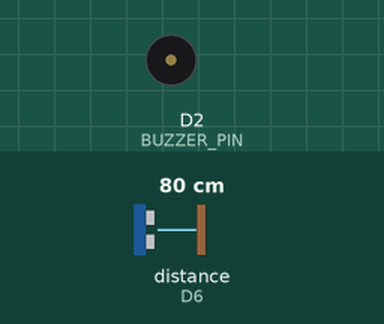
The program below on a simulated ESP8266 (NodeMCU). Parts: buzzer (waves = sounding, pin HIGH). Wiring (inferred from the names in the program): ultrasonic range finder: trigger D5; echo D6. The test bench sets the inputs (shaded band); at power-on: distance to the obstacle (sensor on D6) 80 cm. The echo pulse lasts 58.3 µs per cm; WiFi joins after 1.5 s; servers stay silent unless stated; no MQTT or app messages arrive unless stated; pins used as bus, display or sensor lines are not drawn; what the program prints to the serial monitor is not drawn.

Above: at 2.33 s.
2.8 s: distance to the obstacle (sensor on D6) set to 19 cm
5.8 s: distance to the obstacle (sensor on D6) set to 14 cm
At 7.1 s:
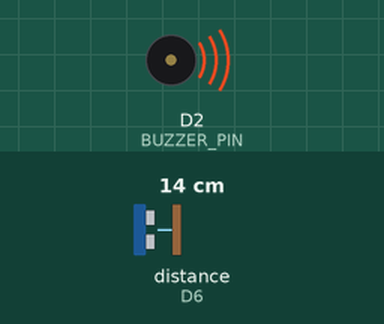
7.4 s: distance to the obstacle (sensor on D6) set to 5 cm
9.3 s: distance to the obstacle (sensor on D6) set to 2 cm
At 10.5 s:
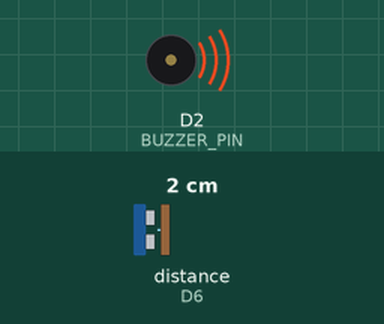
12.3 s: distance to the obstacle (sensor on D6) set to 4 cm
At 14.3 s:
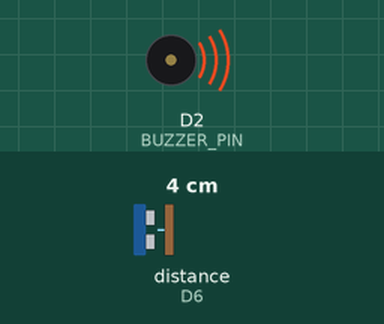
Timing chart, 0 to 15.8 s (numbered marks = the images above; inputs shaded):
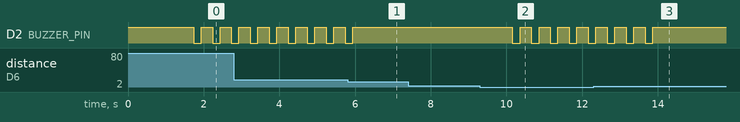

Measured:
- the behaviour switches between 17 and 16 cm on distance to the obstacle (sensor on D6) (found by bisection; images 0 and 1)
- the behaviour switches between 4 and 3 cm on distance to the obstacle (sensor on D6) (found by bisection; images 1 and 2)
- after the input at 5.8 s, D2 (BUZZER_PIN): goes on until 5.9 s, then stays HIGH
- after the input at 7.4 s, every drawn part: stays the same
- after the input at 9.3 s, D2 (BUZZER_PIN): alternates HIGH for 0.30 s and LOW for 0.20 s, starting after 0.86 s
- after the input at 12.3 s, D2 (BUZZER_PIN): goes on until 13.9 s, then stays HIGH
- by itself, D2 (BUZZER_PIN): alternates HIGH for 0.30 s and LOW for 0.20 s

The program:

main.cpp
```cpp
#include <ESP8266WiFi.h>
#include <PubSubClient.h>

/* ===== Wi-Fi ===== */
const char* ssid     = "Chetaoy_2.4GHz";
const char* password = "73918470";

/* ===== MQTT ===== */
const char* mqtt_server = "broker.emqx.io";
const int   mqtt_port   = 1883;
const char* topic_pub   = "peerawas/demo/water";

WiFiClient espClient;
PubSubClient client(espClient);

/* ===== State Machine ===== */
const int CONNECT_STATUS = 0;
const int SAVE_DATA = 1;
const int CHECK_DATA = 2;
const int SEND_DATA = 3;
int state = CONNECT_STATUS;

/* ===== Sensor Pin ===== */
#define TRIG_PIN D5
#define ECHO_PIN D6

/* ===== Buzzer ===== */
#define BUZZER_PIN D2
#define BUZZER_ACTIVE_LOW true

/* ===== Tank Config ===== */
const float TANK_DEPTH_CM    = 16.0;
const float SENSOR_TO_MAX_CM = 3.0;
const float LOW_PERCENT  = 15.0;
const float HIGH_PERCENT = 95.0;

/* ===== Buzzer Timing ===== */
const unsigned long BEEP_ON_MS  = 200;
const unsigned long BEEP_OFF_MS = 300;
bool buzzerShouldBeep = false;
bool buzzerIsOn = false;
unsigned long lastBeepToggle = 0;

/* ===== Data Variables ===== */
float dist = NAN;
float level_cm = 0;
float percent = 0;
unsigned long lastSend = 0;

/* ===== Setup WiFi ===== */
void setup_wifi() {
  WiFi.mode(WIFI_STA);
  WiFi.begin(ssid, password);
  Serial.print("Connecting to WiFi ");
  while (WiFi.status() != WL_CONNECTED) {
    delay(500);
    Serial.print(".");
  }
  Serial.println("\n✅ WiFi connected");
  Serial.print("IP: "); Serial.println(WiFi.localIP());
}

/* ===== Reconnect MQTT ===== */
void reconnect() {
  while (!client.connected()) {
    Serial.print("Connecting to MQTT...");
    String cid = "esp8266-" + String(ESP.getChipId(), HEX);
    if (client.connect(cid.c_str())) {
      Serial.println("✅ Connected to MQTT broker");
    } else {
      Serial.print("❌ rc="); Serial.print(client.state());
      Serial.println(" retry in 2s");
      delay(2000);
    }
  }
}

/* ===== Sensor ===== */
const unsigned long PULSE_TIMEOUT_US = 30000;
const int SAMPLES = 5;

float measureOnceCm() {
  digitalWrite(TRIG_PIN, LOW); delayMicroseconds(2);
  digitalWrite(TRIG_PIN, HIGH); delayMicroseconds(10);
  digitalWrite(TRIG_PIN, LOW);
  unsigned long dur = pulseIn(ECHO_PIN, HIGH, PULSE_TIMEOUT_US);
  if (dur == 0) return NAN;
  return (dur * 0.0343f) / 2.0f;
}

float medianOf(float* arr, int n) {
  for (int i = 0; i < n - 1; i++)
    for (int j = i + 1; j < n; j++)
      if (arr[j] < arr[i]) { float t = arr[i]; arr[i] = arr[j]; arr[j] = t; }
  return (n % 2) ? arr[n / 2] : 0.5f * (arr[n / 2 - 1] + arr[n / 2]);
}

float measureDistanceCm() {
  float buf[SAMPLES];
  int k = 0;
  for (int i = 0; i < SAMPLES; i++) {
    float d = measureOnceCm();
    if (!isnan(d)) buf[k++] = d;
    delay(30);
  }
  if (k == 0) return NAN;
  return medianOf(buf, k);
}

/* ===== Convert Distance → Level ===== */
void distanceToLevel(float dist_cm, float& level_cm, float& percent) {
  float dist_full = SENSOR_TO_MAX_CM;
  float dist_empty = SENSOR_TO_MAX_CM + TANK_DEPTH_CM;
  if (dist_cm < dist_full) dist_cm = dist_full;
  if (dist_cm > dist_empty) dist_cm = dist_empty;
  level_cm = TANK_DEPTH_CM - (dist_cm - dist_full);
  percent = (level_cm / TANK_DEPTH_CM) * 100.0f;
}

/* ===== Time Format ===== */
String millisToClock(unsigned long ms) {
  unsigned long s = ms / 1000;
  unsigned int h = s / 3600;
  unsigned int m = (s % 3600) / 60;
  unsigned int ss = s % 60;
  char buf[16];
  snprintf(buf, sizeof(buf), "%02u:%02u:%02u", h, m, ss);
  return String(buf);
}

/* ===== Non-blocking Buzzer ===== */
void updateBuzzerNonBlocking() {
  bool activeState = BUZZER_ACTIVE_LOW ? LOW : HIGH;
  bool idleState   = BUZZER_ACTIVE_LOW ? HIGH : LOW;

  if (!buzzerShouldBeep) {
    if (buzzerIsOn) {
      digitalWrite(BUZZER_PIN, idleState);
      buzzerIsOn = false;
    }
    return;
  }

  unsigned long now = millis();
  if (buzzerIsOn) {
    if (now - lastBeepToggle >= BEEP_ON_MS) {
      digitalWrite(BUZZER_PIN, idleState);
      buzzerIsOn = false;
      lastBeepToggle = now;
    }
  } else {
    if (now - lastBeepToggle >= BEEP_OFF_MS) {
      digitalWrite(BUZZER_PIN, activeState);
      buzzerIsOn = true;
      lastBeepToggle = now;
    }
  }
}

/* ===== Setup ===== */
void setup() {
  Serial.begin(115200);
  pinMode(TRIG_PIN, OUTPUT);
  pinMode(ECHO_PIN, INPUT);
  pinMode(BUZZER_PIN, OUTPUT);

  if (BUZZER_ACTIVE_LOW) digitalWrite(BUZZER_PIN, HIGH);
  else digitalWrite(BUZZER_PIN, LOW);

  setup_wifi();
  client.setServer(mqtt_server, mqtt_port);
  reconnect();

  Serial.println("เริ่มวัดระดับน้ำด้วย JSN-SR04T...");
  state = SAVE_DATA;  // เริ่มที่การอ่านค่า
}

/* ===== Main Loop ===== */
void loop() {
  switch (state) {

    /* ===== ตรวจสอบการเชื่อมต่อ ===== */
    case CONNECT_STATUS:
      // ถ้า WiFi หลุด ให้ต่อใหม่
      if (WiFi.status() != WL_CONNECTED) {
        Serial.println("🔄 กำลังเชื่อมต่อ WiFi...");
        setup_wifi();
      }

      // ถ้า MQTT หลุด ให้ต่อใหม่
      if (!client.connected()) {
        Serial.println("🔄 กำลังเชื่อมต่อ MQTT...");
        reconnect();
      }

      // เมื่อทั้ง WiFi และ MQTT เชื่อมต่อแล้ว → ไปอ่านค่าเซนเซอร์
      if (WiFi.status() == WL_CONNECTED && client.connected()) {
        Serial.println("✅ WiFi และ MQTT พร้อมใช้งาน");
        state = SAVE_DATA;
      }
      break;

    /* ===== อ่านค่าเซนเซอร์ ===== */
    case SAVE_DATA:
      dist = measureDistanceCm();
      if (isnan(dist)) {
        Serial.println("อ่านระยะไม่ติด (timeout)");
        client.publish(topic_pub, "{\"error\":\"timeout\"}");
        state = CONNECT_STATUS;  // ถ้าอ่านไม่ติด กลับไปตรวจการเชื่อมต่อ
        return;
      }
      state = CHECK_DATA;
      break;

    /* ===== ตรวจสอบระดับน้ำ ===== */
    case CHECK_DATA:
      distanceToLevel(dist, level_cm, percent);
      buzzerShouldBeep = (percent < LOW_PERCENT || percent > HIGH_PERCENT);
      Serial.printf("distance=%.1f cm, level=%.1f cm (%.1f%%)\n",
                    dist, level_cm, percent);
      state = SEND_DATA;
      break;

    /* ===== ส่งข้อมูลผ่าน MQTT ===== */
    case SEND_DATA:
      if (millis() - lastSend >= 2000) {
        lastSend = millis();
        char payload[160];
        String ts = millisToClock(millis());
        snprintf(payload, sizeof(payload),
                 "{\"distance_cm\":%.1f,\"level_cm\":%.1f,\"percent\":%.1f,\"ts\":\"%s\"}",
                 dist, level_cm, percent, ts.c_str());
        client.publish(topic_pub, payload);

        // หลังส่งเสร็จ กลับไปอ่านใหม่ แต่เช็คการเชื่อมต่อก่อน
        state = CONNECT_STATUS;
      }
      break;
  }

  client.loop();
  updateBuzzerNonBlocking();
}
```
